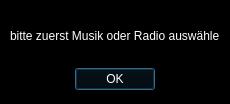
<?xml version="1.0" encoding="UTF-8"?>
<ui version="4.0">
 <class>Info</class>
 <widget class="QDialog" name="Info">
  <property name="geometry">
   <rect>
    <x>0</x>
    <y>0</y>
    <width>230</width>
    <height>104</height>
   </rect>
  </property>
  <property name="palette">
   <palette>
    <active>
     <colorrole role="Base">
      <brush brushstyle="SolidPattern">
       <color alpha="255">
        <red>255</red>
        <green>255</green>
        <blue>255</blue>
       </color>
      </brush>
     </colorrole>
     <colorrole role="Window">
      <brush brushstyle="SolidPattern">
       <color alpha="255">
        <red>0</red>
        <green>0</green>
        <blue>0</blue>
       </color>
      </brush>
     </colorrole>
    </active>
    <inactive>
     <colorrole role="Base">
      <brush brushstyle="SolidPattern">
       <color alpha="255">
        <red>255</red>
        <green>255</green>
        <blue>255</blue>
       </color>
      </brush>
     </colorrole>
     <colorrole role="Window">
      <brush brushstyle="SolidPattern">
       <color alpha="255">
        <red>0</red>
        <green>0</green>
        <blue>0</blue>
       </color>
      </brush>
     </colorrole>
    </inactive>
    <disabled>
     <colorrole role="Base">
      <brush brushstyle="SolidPattern">
       <color alpha="255">
        <red>0</red>
        <green>0</green>
        <blue>0</blue>
       </color>
      </brush>
     </colorrole>
     <colorrole role="Window">
      <brush brushstyle="SolidPattern">
       <color alpha="255">
        <red>0</red>
        <green>0</green>
        <blue>0</blue>
       </color>
      </brush>
     </colorrole>
    </disabled>
   </palette>
  </property>
  <property name="windowTitle">
   <string>Info</string>
  </property>
  <property name="toolTip">
   <string notr="true"/>
  </property>
  <property name="statusTip">
   <string notr="true"/>
  </property>
  <widget class="QWidget" name="verticalLayoutWidget">
   <property name="geometry">
    <rect>
     <x>10</x>
     <y>10</y>
     <width>209</width>
     <height>80</height>
    </rect>
   </property>
   <layout class="QVBoxLayout" name="verticalLayout">
    <item>
     <layout class="QHBoxLayout" name="horizontalLayout">
      <item>
       <spacer name="horizontalSpacer_3">
        <property name="orientation">
         <enum>Qt::Horizontal</enum>
        </property>
        <property name="sizeHint" stdset="0">
         <size>
          <width>40</width>
          <height>20</height>
         </size>
        </property>
       </spacer>
      </item>
      <item>
       <widget class="QLabel" name="label">
        <property name="palette">
         <palette>
          <active>
           <colorrole role="WindowText">
            <brush brushstyle="SolidPattern">
             <color alpha="255">
              <red>255</red>
              <green>255</green>
              <blue>255</blue>
             </color>
            </brush>
           </colorrole>
           <colorrole role="Text">
            <brush brushstyle="SolidPattern">
             <color alpha="255">
              <red>255</red>
              <green>255</green>
              <blue>255</blue>
             </color>
            </brush>
           </colorrole>
           <colorrole role="ButtonText">
            <brush brushstyle="SolidPattern">
             <color alpha="255">
              <red>255</red>
              <green>255</green>
              <blue>255</blue>
             </color>
            </brush>
           </colorrole>
          </active>
          <inactive>
           <colorrole role="WindowText">
            <brush brushstyle="SolidPattern">
             <color alpha="255">
              <red>255</red>
              <green>255</green>
              <blue>255</blue>
             </color>
            </brush>
           </colorrole>
           <colorrole role="Text">
            <brush brushstyle="SolidPattern">
             <color alpha="255">
              <red>255</red>
              <green>255</green>
              <blue>255</blue>
             </color>
            </brush>
           </colorrole>
           <colorrole role="ButtonText">
            <brush brushstyle="SolidPattern">
             <color alpha="255">
              <red>255</red>
              <green>255</green>
              <blue>255</blue>
             </color>
            </brush>
           </colorrole>
          </inactive>
          <disabled>
           <colorrole role="WindowText">
            <brush brushstyle="SolidPattern">
             <color alpha="255">
              <red>120</red>
              <green>120</green>
              <blue>120</blue>
             </color>
            </brush>
           </colorrole>
           <colorrole role="Text">
            <brush brushstyle="SolidPattern">
             <color alpha="255">
              <red>120</red>
              <green>120</green>
              <blue>120</blue>
             </color>
            </brush>
           </colorrole>
           <colorrole role="ButtonText">
            <brush brushstyle="SolidPattern">
             <color alpha="255">
              <red>120</red>
              <green>120</green>
              <blue>120</blue>
             </color>
            </brush>
           </colorrole>
          </disabled>
         </palette>
        </property>
        <property name="text">
         <string>bitte zuerst Musik oder Radio auswählen</string>
        </property>
       </widget>
      </item>
      <item>
       <spacer name="horizontalSpacer_4">
        <property name="orientation">
         <enum>Qt::Horizontal</enum>
        </property>
        <property name="sizeHint" stdset="0">
         <size>
          <width>40</width>
          <height>20</height>
         </size>
        </property>
       </spacer>
      </item>
     </layout>
    </item>
    <item>
     <layout class="QHBoxLayout" name="horizontalLayout_2">
      <item>
       <spacer name="horizontalSpacer">
        <property name="orientation">
         <enum>Qt::Horizontal</enum>
        </property>
        <property name="sizeHint" stdset="0">
         <size>
          <width>40</width>
          <height>20</height>
         </size>
        </property>
       </spacer>
      </item>
      <item>
       <widget class="QDialogButtonBox" name="buttonBox">
        <property name="palette">
         <palette>
          <active>
           <colorrole role="Button">
            <brush brushstyle="SolidPattern">
             <color alpha="255">
              <red>0</red>
              <green>0</green>
              <blue>0</blue>
             </color>
            </brush>
           </colorrole>
           <colorrole role="ButtonText">
            <brush brushstyle="SolidPattern">
             <color alpha="255">
              <red>255</red>
              <green>255</green>
              <blue>255</blue>
             </color>
            </brush>
           </colorrole>
          </active>
          <inactive>
           <colorrole role="Button">
            <brush brushstyle="SolidPattern">
             <color alpha="255">
              <red>0</red>
              <green>0</green>
              <blue>0</blue>
             </color>
            </brush>
           </colorrole>
           <colorrole role="ButtonText">
            <brush brushstyle="SolidPattern">
             <color alpha="255">
              <red>255</red>
              <green>255</green>
              <blue>255</blue>
             </color>
            </brush>
           </colorrole>
          </inactive>
          <disabled>
           <colorrole role="Button">
            <brush brushstyle="SolidPattern">
             <color alpha="255">
              <red>0</red>
              <green>0</green>
              <blue>0</blue>
             </color>
            </brush>
           </colorrole>
           <colorrole role="ButtonText">
            <brush brushstyle="SolidPattern">
             <color alpha="255">
              <red>120</red>
              <green>120</green>
              <blue>120</blue>
             </color>
            </brush>
           </colorrole>
          </disabled>
         </palette>
        </property>
        <property name="orientation">
         <enum>Qt::Horizontal</enum>
        </property>
        <property name="standardButtons">
         <set>QDialogButtonBox::Ok</set>
        </property>
       </widget>
      </item>
      <item>
       <spacer name="horizontalSpacer_2">
        <property name="orientation">
         <enum>Qt::Horizontal</enum>
        </property>
        <property name="sizeHint" stdset="0">
         <size>
          <width>40</width>
          <height>20</height>
         </size>
        </property>
       </spacer>
      </item>
     </layout>
    </item>
   </layout>
  </widget>
 </widget>
 <resources/>
 <connections>
  <connection>
   <sender>buttonBox</sender>
   <signal>accepted()</signal>
   <receiver>Info</receiver>
   <slot>accept()</slot>
   <hints>
    <hint type="sourcelabel">
     <x>248</x>
     <y>254</y>
    </hint>
    <hint type="destinationlabel">
     <x>157</x>
     <y>274</y>
    </hint>
   </hints>
  </connection>
  <connection>
   <sender>buttonBox</sender>
   <signal>rejected()</signal>
   <receiver>Info</receiver>
   <slot>reject()</slot>
   <hints>
    <hint type="sourcelabel">
     <x>316</x>
     <y>260</y>
    </hint>
    <hint type="destinationlabel">
     <x>286</x>
     <y>274</y>
    </hint>
   </hints>
  </connection>
 </connections>
</ui>
